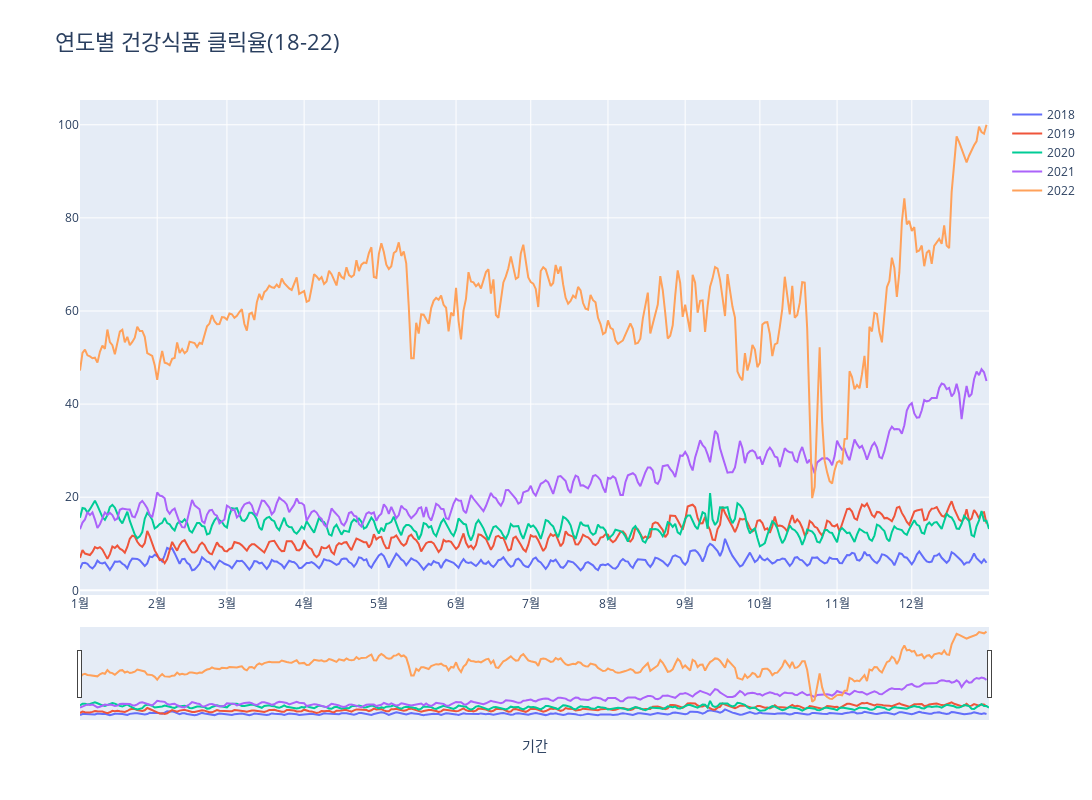

Here is the notebook cell this chart was saved with:
### Code cell
url = "https://openapi.naver.com/v1/datalab/shopping/categories"
body = '{"startDate":"2018-01-01",'
body += '"endDate":"2022-12-31",'
body += '"timeUnit":"date",'
body += '"category":[{"name":"식품","param":["50000006"], "name":"건강식품","param":["50000023"]}]}'

request = urllib.request.Request(url)
request.add_header("X-Naver-Client-Id",client_id)
request.add_header("X-Naver-Client-Secret",client_secret)
request.add_header("Content-Type","application/json")
response = urllib.request.urlopen(request, data=body.encode("utf-8"))
rescode = response.getcode()
if(rescode == 200):
    response_body = response.read()
    data = response_body.decode('utf-8')
else:
    print("Error Code:" + rescode)
    
json_data = json.loads(data)
data_list = json_data["results"][0]["data"]
df = pd.DataFrame(data_list)
a = 0
for i in df['period'] :
    df.loc[a, 'year'] = i[:4]
    df.loc[a, 'mmdd'] = i[5:]
    a += 1
    
date_sgmt = df['period']
year_sgmt = df['year']
month_sgmt = df['mmdd']
ratio_sgmt = df['ratio']
ratio18 = df[df['year']=='2018']['ratio']
ratio19 = df[df['year']=='2019']['ratio']
ratio20 = df[df['year']=='2020']['ratio']
ratio21 = df[df['year']=='2021']['ratio']
ratio22 = df[df['year']=='2022']['ratio']

fig = go.Figure()

fig.add_trace(go.Scatter(x = date_sgmt,
                         y = ratio18,
                         mode = 'lines',
                         name = '2018'))
fig.add_trace(go.Scatter(x = date_sgmt,
                         y = ratio19,
                         mode = 'lines',
                         name = '2019'))
fig.add_trace(go.Scatter(x = date_sgmt,
                         y = ratio20,
                         mode = 'lines',
                         name = '2020'))
fig.add_trace(go.Scatter(x = date_sgmt,
                         y = ratio21,
                         mode = 'lines',
                         name = '2021'))
fig.add_trace(go.Scatter(x = date_sgmt,
                         y = ratio22,
                         mode = 'lines',
                         name = '2022'))

fig.update_layout(title = '연도별 건강식품 클릭율(18-22)',
                  title_font_size = 22,
                  width = 1600,
                  height = 800,
                  xaxis = dict(tickvals = ['2018-01-01', '2018-02-01', '2018-03-01', '2018-04-01', '2018-05-01', '2018-06-01', '2018-07-01', '2018-08-01', '2018-09-01', '2018-10-01', '2018-11-01', '2018-12-01'],
                             ticktext = ['1월', '2월', '3월', '4월', '5월', '6월', '7월', '8월', '9월', '10월', '11월', '12월'],
                             title = '기간',
                             title_font_size = 14))

fig.update_xaxes(rangeslider_visible = True)

fig.show()

### Figure 1 — Plotly figure (JSON) as saved in the notebook; plotly's stock layout.template omitted (floating-point values rounded to 4 significant figures; data arrays with more than 128 entries replaced by an {"elided": "..."} marker saying what was removed)
{"data": [{"mode": "lines", "name": "2018", "type": "scatter", "x": {"elided": "1826 str values"}, "y": {"elided": "365 float values"}}, {"mode": "lines", "name": "2019", "type": "scatter", "x": {"elided": "1826 str values"}, "y": {"elided": "365 float values"}}, {"mode": "lines", "name": "2020", "type": "scatter", "x": {"elided": "1826 str values"}, "y": {"elided": "366 float values"}}, {"mode": "lines", "name": "2021", "type": "scatter", "x": {"elided": "1826 str values"}, "y": {"elided": "365 float values"}}, {"mode": "lines", "name": "2022", "type": "scatter", "x": {"elided": "1826 str values"}, "y": {"elided": "365 float values"}}], "layout": {"height": 800, "title": {"font": {"size": 22}, "text": "연도별 건강식품 클릭율(18-22)"}, "width": 1600, "xaxis": {"rangeslider": {"visible": true}, "ticktext": ["1월", "2월", "3월", "4월", "5월", "6월", "7월", "8월", "9월", "10월", "11월", "12월"], "tickvals": ["2018-01-01", "2018-02-01", "2018-03-01", "2018-04-01", "2018-05-01", "2018-06-01", "2018-07-01", "2018-08-01", "2018-09-01", "2018-10-01", "2018-11-01", "2018-12-01"], "title": {"font": {"size": 14}, "text": "기간"}}}}
